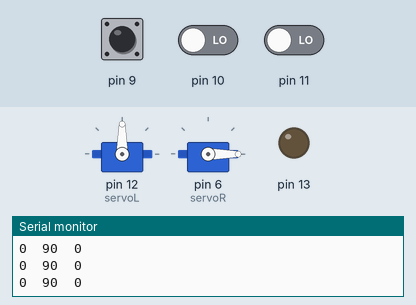
Recording of a sketch running on a simulated Arduino Uno, built with avr-gcc and run on an emulated ATmega328P. Parts: 2 × servo, output pins drawn as LEDs (lit = HIGH), the last lines printed to the serial monitor. The inputs (shaded band) are chosen by the test bench; at power-on: pin 9 LOW, pin 10 LOW, pin 11 LOW.

Above: at 3.7 s.
3.8 s: pin 9 driven HIGH
At 4.1 s:
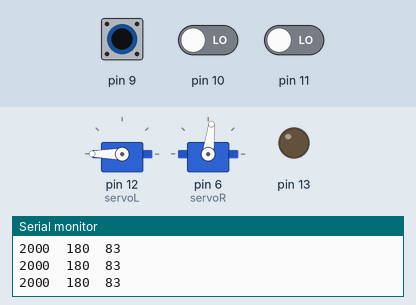
5.3 s: pin 10 driven HIGH
At 6.5 s:
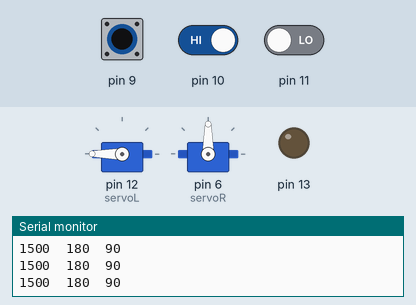
6.8 s: pin 11 driven HIGH
At 7.4 s:
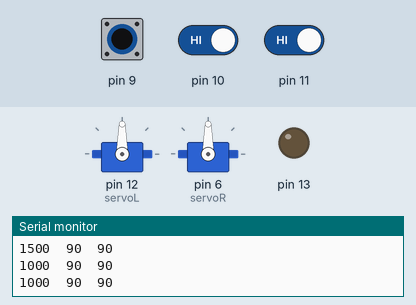
8.3 s: pin 9 driven LOW
At 9.6 s:
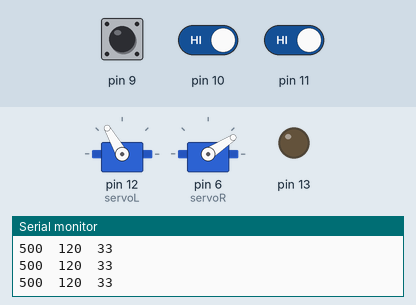
9.9 s: pin 11 driven LOW
At 10.3 s:
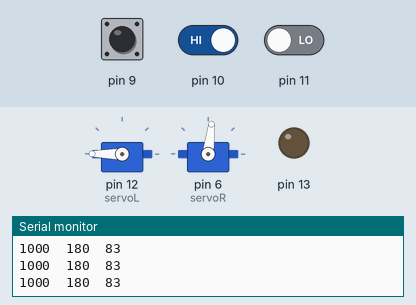
11.4 s: pin 9 pulsed HIGH 2 times (0.12 s each, 0.3 s apart)
At 11.62 s:
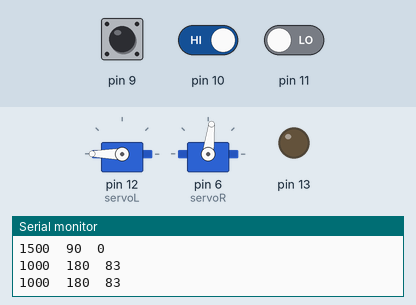
Timing chart, 0 to 14.4 s (numbered marks = the images above; inputs shaded):
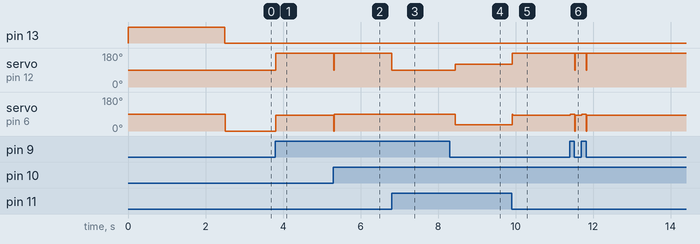

Measured:
- after the input at 3.8 s, servo on pin 12 (servoL): 90° → 180° at once; servo on pin 6 (servoR): 0° → 83° at once
- after the input at 5.3 s, servo on pin 12 (servoL): 180° → 90° at once, → 180° 0.01 s later; servo on pin 6 (servoR): 83° → 90° at once
- after the input at 6.8 s, servo on pin 12 (servoL): 180° → 90° at once
- after the input at 8.3 s, servo on pin 12 (servoL): 90° → 120° after 0.14 s; servo on pin 6 (servoR): 90° → 33° after 0.14 s
- after the input at 9.9 s, servo on pin 12 (servoL): 120° → 180° at once; servo on pin 6 (servoR): 33° → 83° at once
- after the input at 11.4 s, servo on pin 12 (servoL): alternates 180° for 0.28 s and 90° for 0.01 s, 4 changes in all, then stays 180°, starting after 0.13 s; servo on pin 6 (servoR): alternates 90° for 0.12 s and 83° for 0.18 s, 4 changes in all, then stays 83°, starting at once

The sketch:

line-following_withQTR.ino
```cpp
#include <QTRSensors.h>
#include <Servo.h>

#include <Servo.h>
Servo servoL;
Servo servoR;

// Change the values below to suit your robot's motors, weight, wheel type, etc.
#define KP 0.1
#define KD 0.3
#define Lspeed 180
#define Rspeed 83
#define ML_MAX_SPEED 180
#define MR_MAX_SPEED 0
#define MIDDLE_SENSOR 2
#define NUM_SENSORS  3     // number of sensors used
#define TIMEOUT       2500  // waits for 2500 us for sensor outputs to go low
#define EMITTER_PIN    QTR_NO_EMITTER_PIN  // emitter is controlled by digital pin 2
#define DEBUG 0 // set to 1 if serial debug output needed

//IMPROVEMENTS? range of no correction 900-1100? different KP and KD for neg/pos error? percent correction tracking?

QTRSensorsRC qtrrc((unsigned char[]) {11,10,9} ,NUM_SENSORS, TIMEOUT, EMITTER_PIN);

unsigned int sensorValues[NUM_SENSORS];

void setup()
{
    Serial.begin(9600);
  pinMode(6, OUTPUT);
  pinMode(12, OUTPUT);

  servoL.attach(12);
  servoR.attach(6);

  pinMode(13, OUTPUT);
  digitalWrite(13, HIGH);    // turn on Arduino's LED to indicate we are in calibration mode
  for (int i = 0; i < 100; i++)  // make the calibration take about 10 seconds
  {
    qtrrc.calibrate();       // reads all sensors 10 times at 2500 us per read (i.e. ~25 ms per call)
  }
  digitalWrite(13, LOW);     // turn off Arduino's LED to indicate we are through with calibration

  set_motors(90,90);
}

int lastError = 0;
int  last_proportional = 0;
int integral = 0;


void loop()
{
  unsigned int sensors[3];
  int position = qtrrc.readLine(sensors);
  int error = position - 1000;

  if(sensors[0]>800 && sensors[1] >800 &&sensors[2] >800){
    int leftMotorSpeed = 90;
    int rightMotorSpeed = 90;
    set_motors(leftMotorSpeed, rightMotorSpeed);
    delay(200);
  }
  else{
    int motorSpeed = KP * error + KD * (error - lastError);
  //  Serial.print(position);
  //  Serial.print('\t');
  //  Serial.println(motorSpeed);
    lastError = error;
    if (error > 900 && error < 1100) {
      motorSpeed = 0;
    }

    int leftMotorSpeed = Lspeed + motorSpeed*1.2;
    int rightMotorSpeed = Rspeed + motorSpeed;
     set_motors(leftMotorSpeed, rightMotorSpeed);
  }
  // set motor speeds using the two motor speed variables above
  Serial.print(position);
  Serial.print('\t');

}

void set_motors(int motor1speed, int motor2speed)
{
  if (motor1speed > ML_MAX_SPEED ) motor1speed = ML_MAX_SPEED; // limit top speed
  if (motor2speed < MR_MAX_SPEED ) motor2speed = MR_MAX_SPEED; // limit top speed
  if (motor1speed < 90) motor1speed = 90; // keep motor above 0
  if (motor2speed > 90) motor2speed = 90; // keep motor speed above 0
  Serial.print(motor1speed);
  Serial.print('\t');
  Serial.println(motor2speed);
  servoL.write(motor1speed);     // set motor speed
  servoR.write(motor2speed);     // set motor speed
}
```
